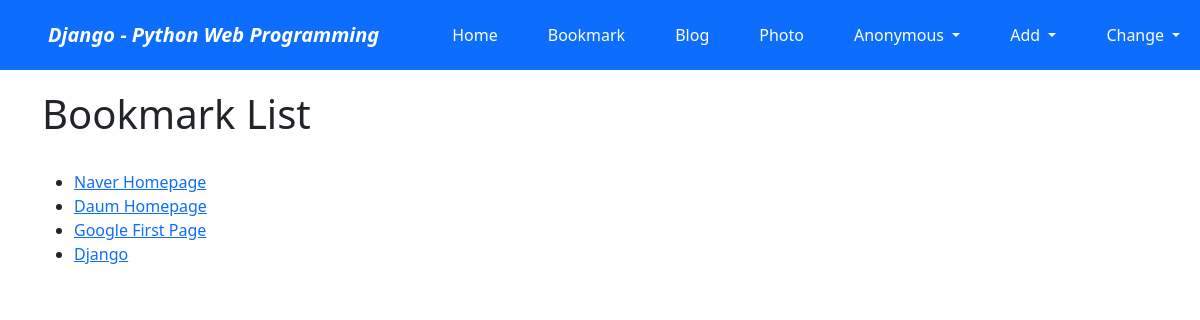
Screenshot of /bookmark/ with the database file from the repository.
### bookmark/models.py (models this page shows)
class Bookmark(models.Model):
    title = models.CharField('TITLE', max_length=100, blank=True)
    url = models.URLField('URL', unique=True)
    owner = models.ForeignKey(User, on_delete=models.CASCADE, blank=True, null=True)
    def __str__(self):
        return self.title

### bookmark/views.py (the view)
# urls.py: path('', views.BookmarkLV.as_view(), name='index'),
class BookmarkLV(ListView):
    model = Bookmark

### bookmark/templates/bookmark/bookmark_list.html (shortened to what this page needs)
{% extends "base.html" %}
{% block content %}
	<h1>Bookmark List</h1>
	<br>
	<ul>
		{% for bookmark in object_list %}
			<li><a href="{% url 'bookmark:detail' bookmark.id %}">{{ bookmark }}</a></li>
		{% endfor %}
	</ul>
{% endblock %}

### rows the page displays
Bookmark: title "Naver Homepage"
Bookmark: title "Daum Homepage"
Bookmark: title "Google First Page"
Bookmark: title "Django"
